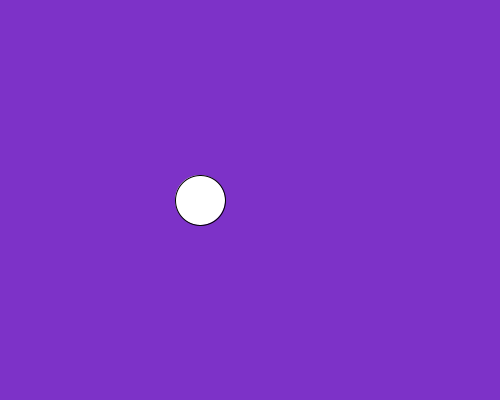
Frame 1 (no input)
Frame 60 (the mouse pressed at the canvas centre just before this capture): identical to frame 1, image omitted
Frame 120 (the mouse held since frame 60 and released just before this capture): identical to frame 1, image omitted

The Processing sketch that drew this single still picture (run headless with seeded random() and noise(); from frame 60 on, the mouse is pressed at the canvas centre):

// Processing sketch: movedot
// ── movedot.pde
int xPos = 200;
int yPos = 200;

void setup()
{
  background(125, 50, 200);
  size(500, 400);
}

void draw()
{
  background(125, 50, 200);
  arrows();
  collision();
  ellipse(xPos, yPos, 50, 50);
}

//Tests for collision with the borders of the screen
void collision() {
  if (xPos>width-25) {
    xPos = width-25;
  }
  if (xPos<25) {
    xPos = 25;
  }
  if (yPos>height-25) {
    yPos = height-25;
  }
  if (yPos<25) {
    yPos = 25;
  }
}

//Teaching the use of keycodes
void arrows()
{
  if (keyPressed)
  {
    if (key == CODED)
    {
      if (keyCode == UP)
      {
        yPos = yPos -10;
      }
      if (keyCode == DOWN)
      {
        yPos = yPos + 10;
      }
      if (keyCode == LEFT)
      {
        xPos = xPos - 10;
      }
      if (keyCode == RIGHT)
      {
        xPos = xPos + 10;
      }
    }
  }
}

void keyPressed()
{

  arrows();
}

void keyReleased()
{
}
